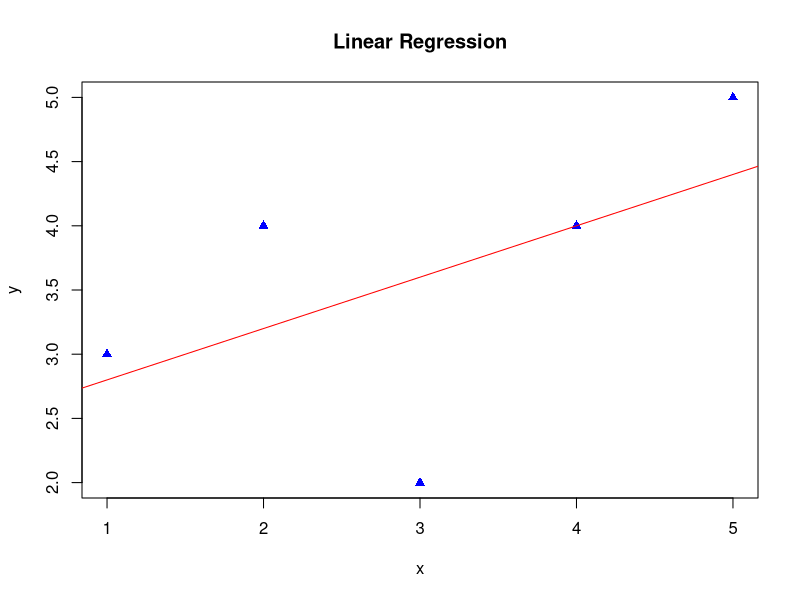
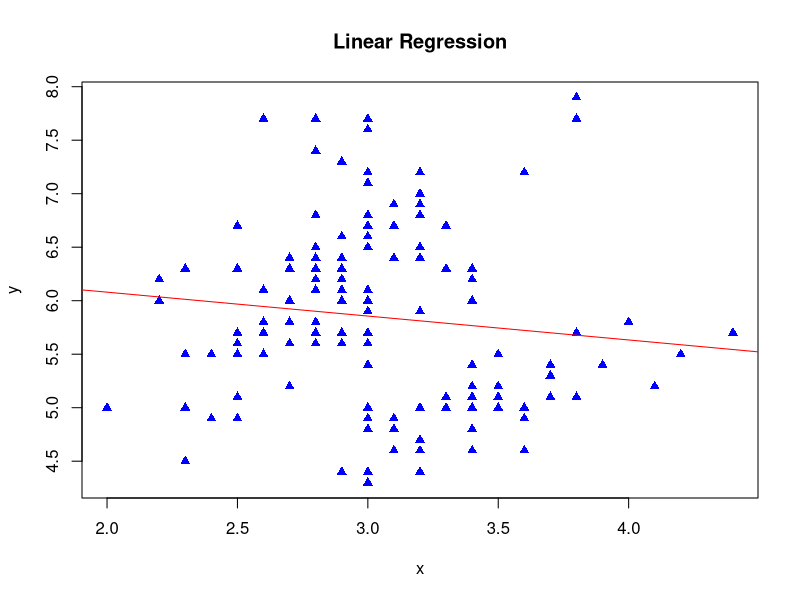
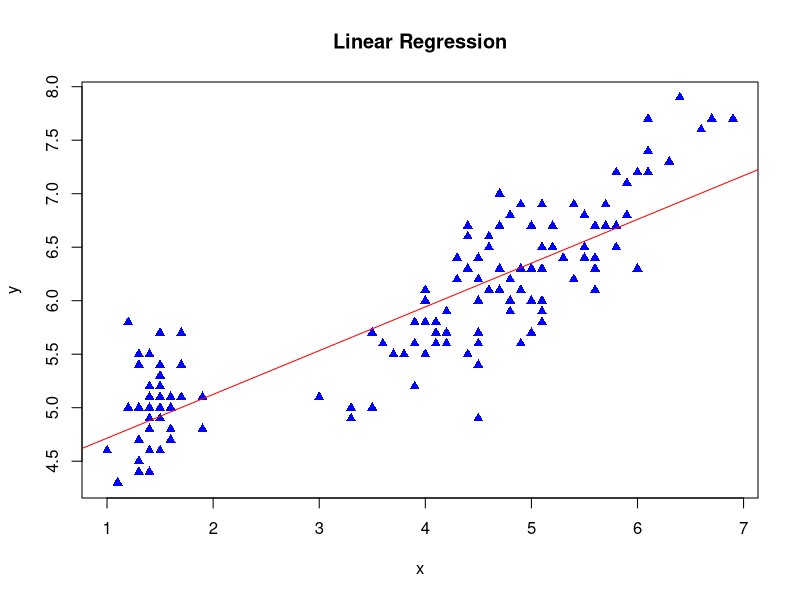
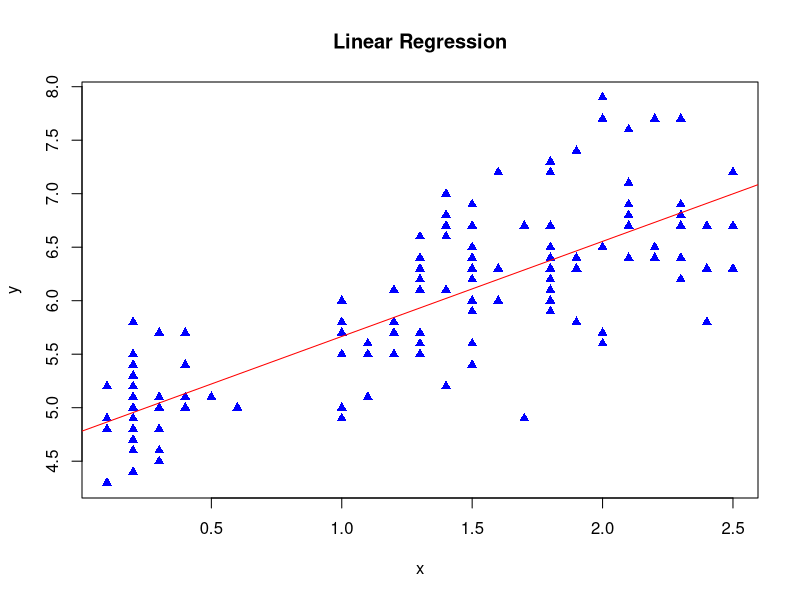
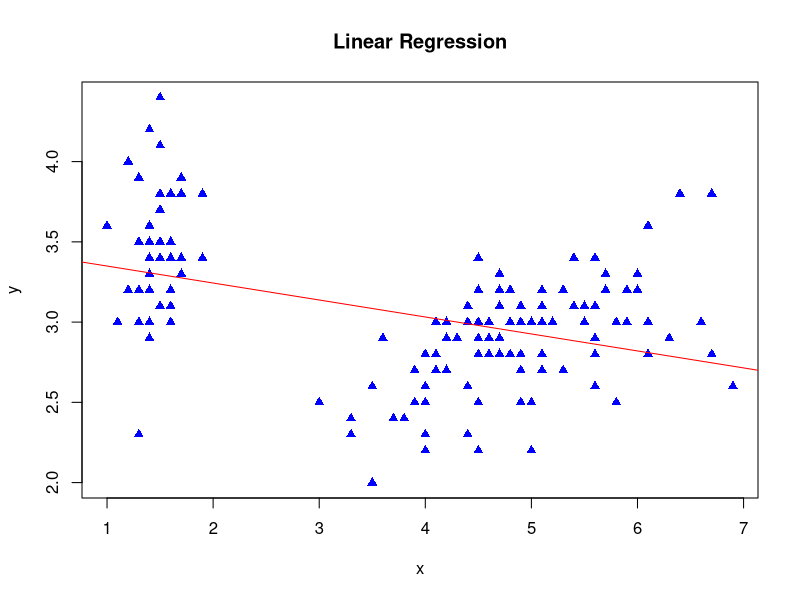
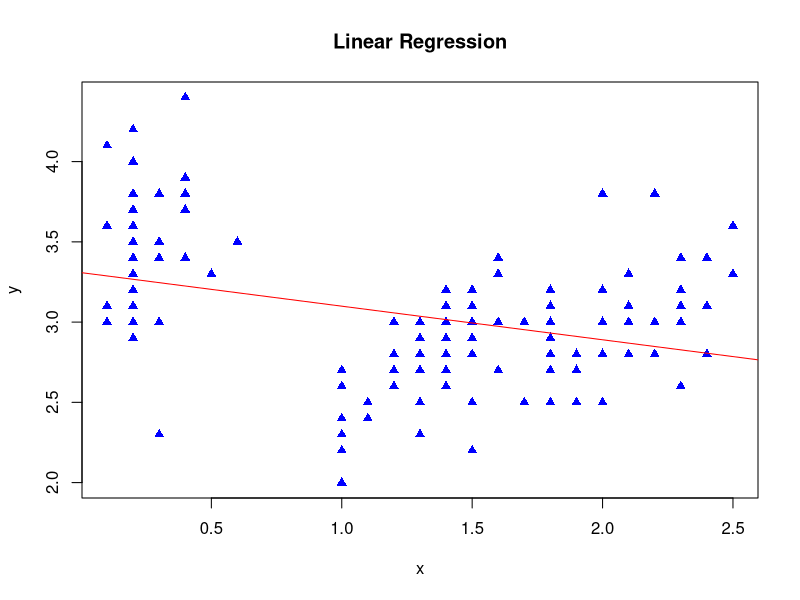
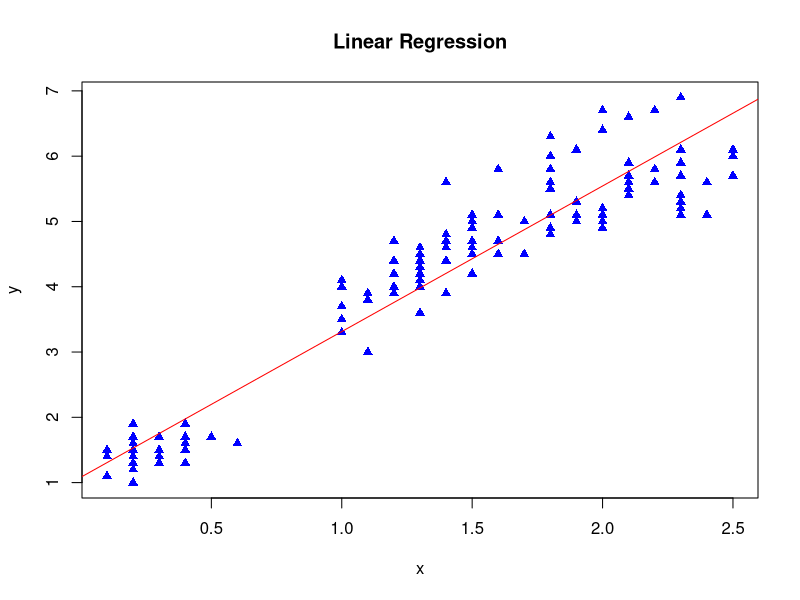

The R source for these figures, in order:
x = c(1,2,3,4,5)
y = c(3,4,2,4,5)


model = lm(y ~ x)
summary(model)

r_squared = summary(model)$r.squared

print(paste("R squared: ",r_squared))

plot(x,y,main = "Linear Regression", xlab = "x", ylab = "y", pch = 17, col = "blue")

abline(model, col = "red")


# regression analysis on iris data set

sepal_length <- iris$Sepal.Length
sepal_width <- iris$Sepal.Width
petal_length <- iris$Petal.Length
petal_width <- iris$Petal.Width

# 1

model = lm(sepal_length ~ sepal_width)
summary(model)


plot(sepal_width,sepal_length,main = "Linear Regression",xlab = "x",
     ylab = "y", pch = 17, col = "blue")

abline(model, col = "red")

# 2
model = lm(sepal_length ~ petal_length)
summary(model)


plot(petal_length,sepal_length,main = "Linear Regression",xlab = "x", ylab = "y", pch = 17, col = "blue")

abline(model, col = "red")

# 3
model = lm(sepal_length ~ petal_width)
summary(model)


plot(petal_width,sepal_length,main = "Linear Regression",xlab = "x", ylab = "y", pch = 17, col = "blue")

abline(model, col = "red")

# 4
model = lm(sepal_width ~ petal_length)
summary(model)


plot(petal_length,sepal_width,main = "Linear Regression",xlab = "x", ylab = "y", pch = 17, col = "blue")

abline(model, col = "red")

# 5
model = lm(sepal_width ~ petal_width)
summary(model)


plot(petal_width,sepal_width,main = "Linear Regression",xlab = "x", ylab = "y", pch = 17, col = "blue")

abline(model, col = "red")

# 6
model = lm(petal_length ~ petal_width)
summary(model)


plot(petal_width,petal_length,main = "Linear Regression",xlab = "x", ylab = "y", pch = 17, col = "blue")

abline(model, col = "red")





